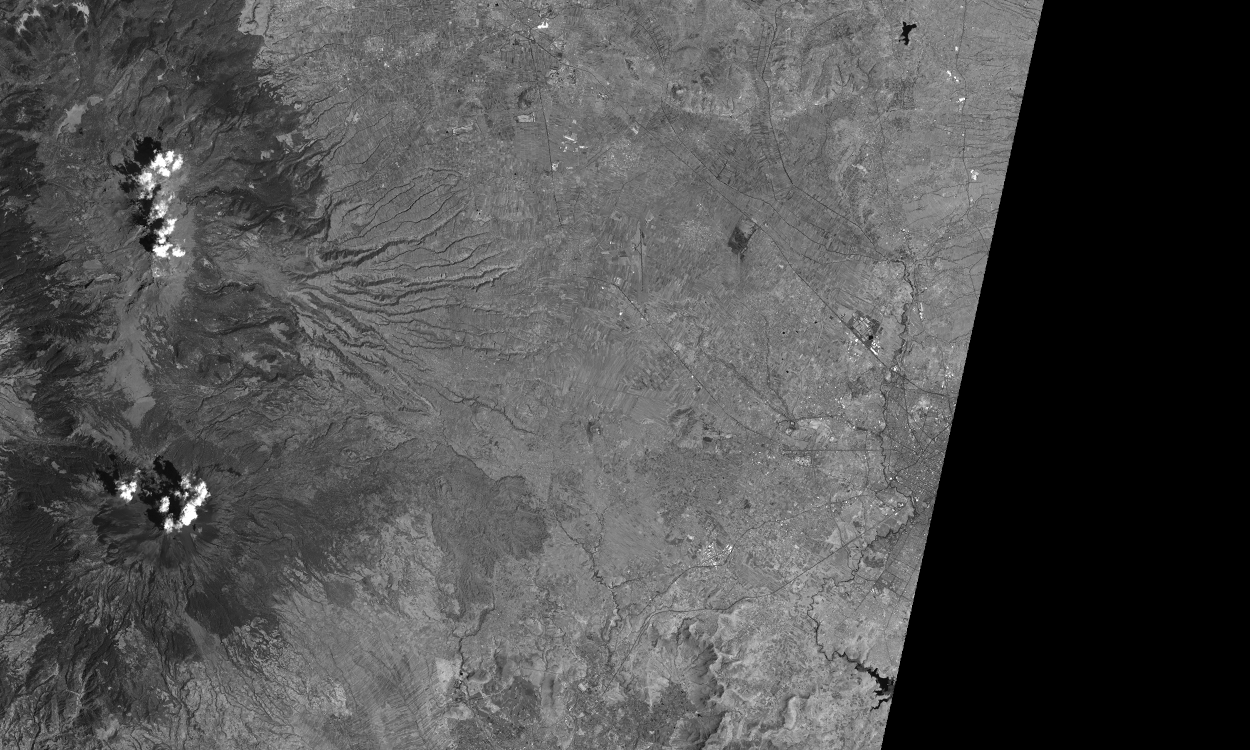
%> input picture Practice3/zonaA_b5.tif, 2500 x 1500 px (shown at 1/2 size)
$ octave P3E2.m   (GNU Octave 9; MATLAB toolbox functions it lacks are replaced by stand-ins)
%> lines starting %> are read from the running program, lines starting %| are printed output that depends on the picture; in (x1, y1, x2, y2) boxes, pixels count from 0 and x2, y2 are one past the last pixel; in counts of white or black regions, pixels touching at a corner belong together; the program's own positions count from 1
%%%%%%%%%%%%%%%%%%%%%%%%%%%%%%%%%%%%%%%%%%%%%%%
%%%       Practice 3 - Equalization         %%%
%%%             Team members                %%%
%%%     +Herrera Godina Adriana Jocelyn     %%%
%%%        +Miranda Miranda Emiliano        %%%
%%%      +Nicolás Marín Brian Geovanny      %%%
%%%      +Sanchez Torres Sergio Daniel      %%%
%%%%%%%%%%%%%%%%%%%%%%%%%%%%%%%%%%%%%%%%%%%%%%%
%EJERCICIO 2
%a) Desplegar las imágenes satelitales cortando o
% eliminando las zonas donde la información es nula. Desplegar
% además el histograma correspondiente a cada una de ellas.
zonaA = imread("zonaA_b5.tif");
%> zonaA is the input picture: size 1500x2500 uint8; min 0, max 255, mean 79.5
zonaB = imread("zonaB_b5.tif");
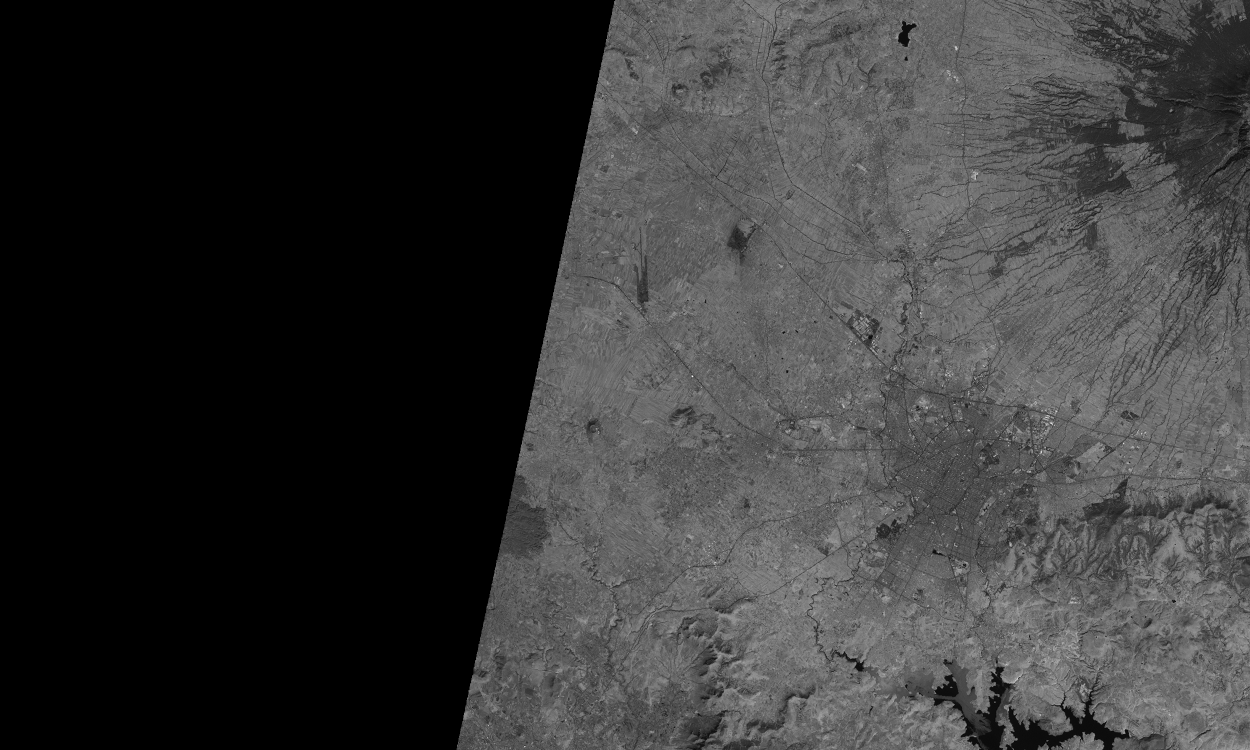
%> input picture Practice3/zonaB_b5.tif, 2500 x 1500 px (shown at 1/2 size)
%> zonaB is the input picture: size 1500x2500 uint8; min 0, max 255, mean 54.9
% [6 lines of commented-out code are left out]
imagensinzonanula = imcrop(zonaA,[0.5 0.5 1765 1500]);
sz1 = size(imagensinzonanula);
%> sz1 = [1500 1766]
%figure(1)
%imshow(imagensinzonanula)

imagensinzonanulaB = imcrop(zonaB,[1222.5 4.5 1278 1496]);
sz2 = size(imagensinzonanulaB);
%> sz2 = [1496 1278]
imagensinzonanulaB = imresize(imagensinzonanulaB, [1500,1766]);
%> imagensinzonanulaB: size 1500x1766 uint8
sz3 = size(imagensinzonanulaB);
%> sz3 = [1500 1766]
%figure(2)
%imshow(imagensinzonanulaB)

%GENERANDO HISTOGRAMAS
histeqZonaA = histeq(imagensinzonanula);
figure("name", "Imagen ZonaA y su histograma")
subplot(1,2,1)
imhist(imagensinzonanula)
title('HISTOGRAMA')
subplot(1,2,2)
imshow(imagensinzonanula)
title('ZONA A')

histeqZonaB = histeq(imagensinzonanulaB);
figure("name", "Imagen ZonaB y su histograma")
subplot(1,2,1)
imhist(imagensinzonanulaB)
title('HISTOGRAMA')
subplot(1,2,2)
imshow(imagensinzonanulaB)
title('ZONA B')

%%%%%%%%%%Inciso b%%%%%%%%%%
combImg = imadd(imagensinzonanula, imagensinzonanulaB, 'uint16');
figure("name", "Mosaico de Zona A y Zona B")
imshow(combImg,[])
title('MOSAICO RESULTANTE')

figure("name","Comparisson")
subplot(1,3,1)
imshow(imagensinzonanula)
title('ZONA A')
subplot(1,3,2)
imshow(imagensinzonanulaB)
title('ZONA B')
subplot(1,3,3)
imshow(combImg, [])
title('MOSAICO')

%%%%%%%%%%Inciso c%%%%%%%%%%
combImg2 = imfuse(imagensinzonanula, imagensinzonanulaB, 'montage');
figure("name", "Inciso C Mosaico Traslape")
imshow(combImg2)
title('MOSAICO TRASLAPE')

%TRASLAPE
%C=imcrop(combImg2);
%imshow(C)
traslape = imcrop(combImg2,[1632.5 0.5 262 1500]);
%imshow(traslape)

figure("name", "Inciso C Traslape y su histograma")
subplot(1,2,1)
imhist(traslape)
title('HISTOGRAMA')
subplot(1,2,2)
imshow(traslape)
title('TRASLAPE')
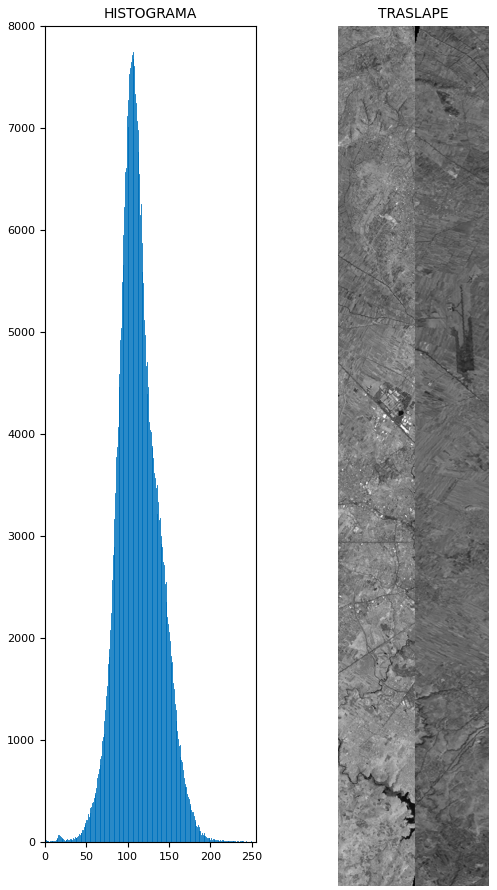
%> figure redrawn from the program's plot data, 2 panels

%%%%%%%%%%Inciso d%%%%%%%%%%
imagenrecortada_A = imcrop(zonaA,[0.5 0.5 1765 1500]);
x = histeq(imagenrecortada_A,128);
figure("Name","Inciso D Zona A recortada y su histograma")
subplot(1,2,1)
imshow(imagensinzonanula)
title("Zona A recortada")
subplot(1,2,2)
imhist(x)
title('HISTOGRAMA ZONA A RECORTADA')
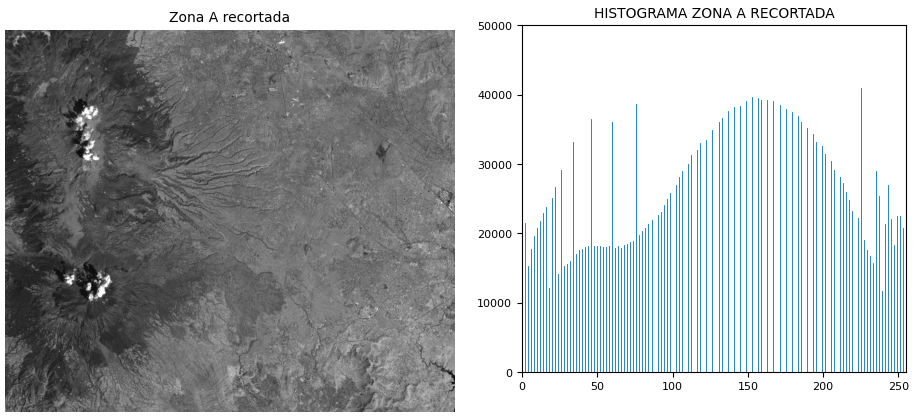
%> figure redrawn from the program's plot data, 2 panels

imagensinzonanulaB = imcrop(zonaB,[1222.5 4.5 1278 1496]);
y = histeq(imagensinzonanulaB);
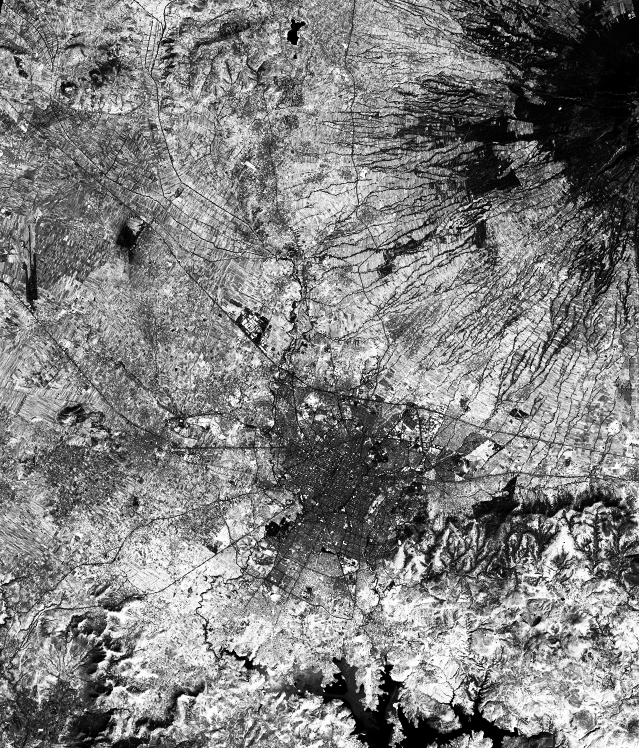
%> y: size 1496x1278 uint8 (shown at 1/2 size); min 0, max 255, mean 127
figure("Name","Inciso D Zona B recortada y su histograma")
subplot(1,2,1)
imshow(imagensinzonanulaB)
title("Zona B recortada")
subplot(1,2,2)
imhist(y)
title('HISTOGRAMA ZONA B RECORTADA')
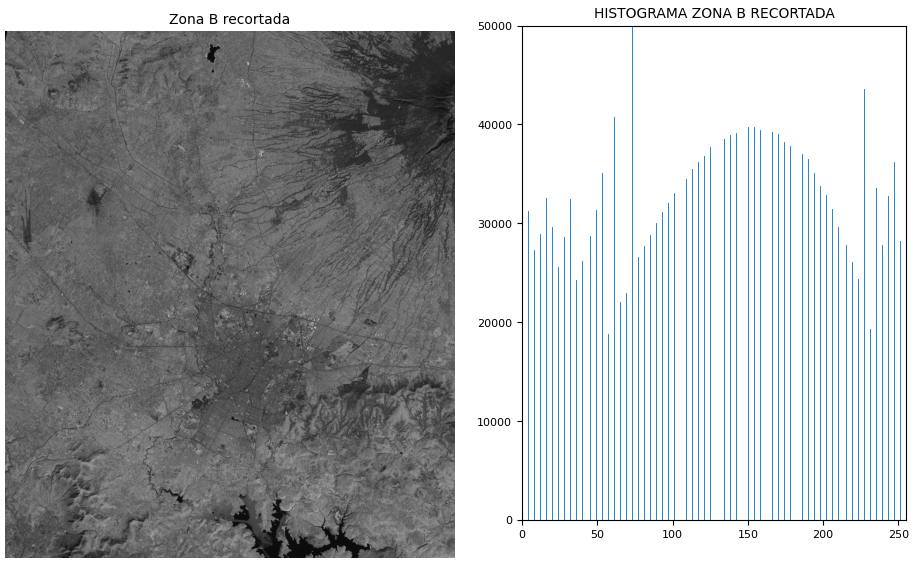
%> figure redrawn from the program's plot data, 2 panels

%%%%%%%%%%Inciso e%%%%%%%%%%
histeqMosaico = histeq(combImg);
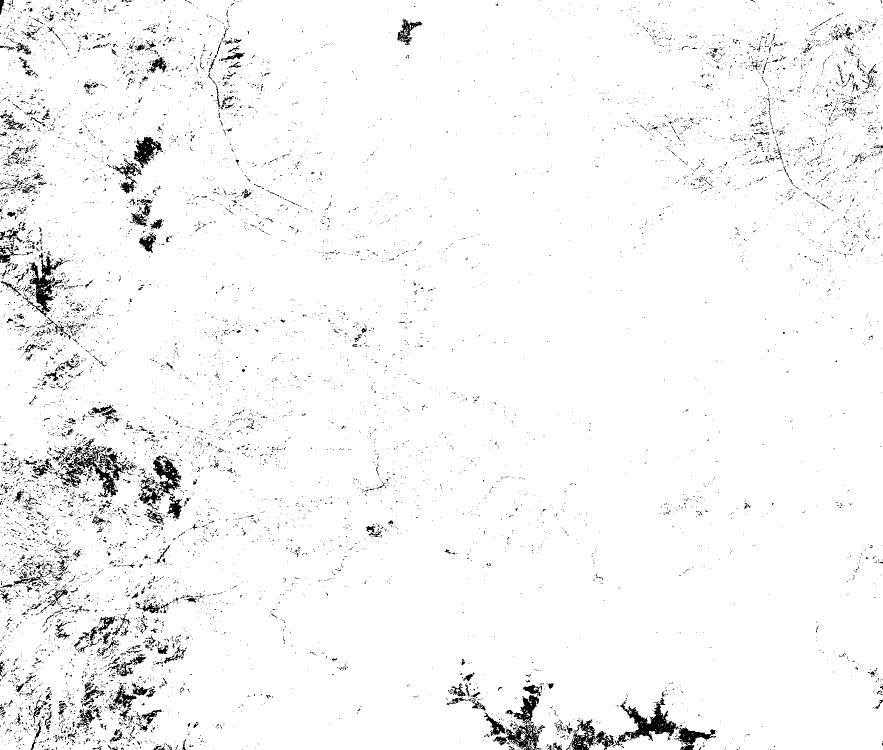
%> histeqMosaico: size 1500x1766 uint16 (shown at 1/2 size); values 1040 (black) and 65535 (white), 96.6% white; 9789 black regions (9255 under 20 px), largest, box (x1, y1, x2, y2) and area: (1132, 1396, 1358, 1500) 5792, (115, 876, 236, 995) 3416, (985, 1390, 1091, 1500) 3301
figure("name","Inciso E Mosaico con histograma ecualizado")
subplot(1,2,1)
imshow(histeqMosaico)
title('MOSAICO ECUALIZADO')
subplot(1,2,2)
imhist(histeqMosaico)
title('HISTOGRAMA')
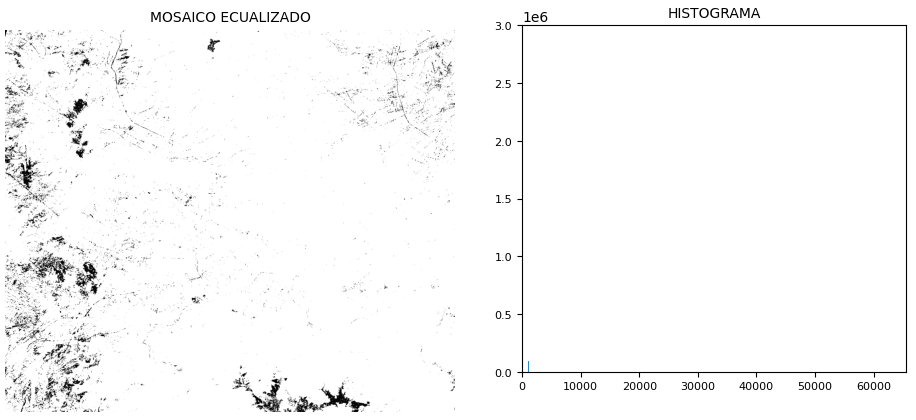
%> figure redrawn from the program's plot data, 2 panels

%%%%%%%%%%Inciso f%%%%%%%%%%
mosaico128 = histeq(combImg,128);
figure("name","Mosaico con 128 niveles de cuantización")
subplot(1,2,1)
imshow(mosaico128)
title('MOSAICO CON 128 NIVELES DE CUANTIZACIÓN')
subplot(1,2,2)
imhist(mosaico128)
title('HISTOGRAMA')

mosaico64 = histeq(combImg,64);
figure("name","Mosaico con 64 niveles de cuantización")
subplot(1,2,1)
imshow(mosaico64)
title('MOSAICO CON 64 NIVELES DE CUANTIZACIÓN')
subplot(1,2,2)
imhist(mosaico64)
title('HISTOGRAMA')

mosaico32 = histeq(combImg,32);
figure("name","Mosaico con 32 niveles de cuantización")
subplot(1,2,1)
imshow(mosaico32)
title('MOSAICO CON 32 NIVELES DE CUANTIZACIÓN')
subplot(1,2,2)
imhist(mosaico32)
title('HISTOGRAMA')

mosaico16 = histeq(combImg,16);
figure("name","Mosaico con 16 niveles de cuantización")
subplot(1,2,1)
imshow(mosaico16)
title('MOSAICO CON 16 NIVELES DE CUANTIZACIÓN')
subplot(1,2,2)
imhist(mosaico16)
title('HISTOGRAMA')

mosaico8 = histeq(combImg,8);
figure("name","Mosaico con 8 niveles de cuantización")
subplot(1,2,1)
imshow(mosaico8)
title('MOSAICO CON 8 NIVELES DE CUANTIZACIÓN')
subplot(1,2,2)
imhist(mosaico8)
title('HISTOGRAMA')

mosaico2 = histeq(combImg,2);
figure("name","Mosaico con 2 niveles de cuantización")
subplot(1,2,1)
imshow(mosaico2)
title('MOSAICO CON 2 NIVELES DE CUANTIZACIÓN')
subplot(1,2,2)
imhist(mosaico2)
title('HISTOGRAMA')
